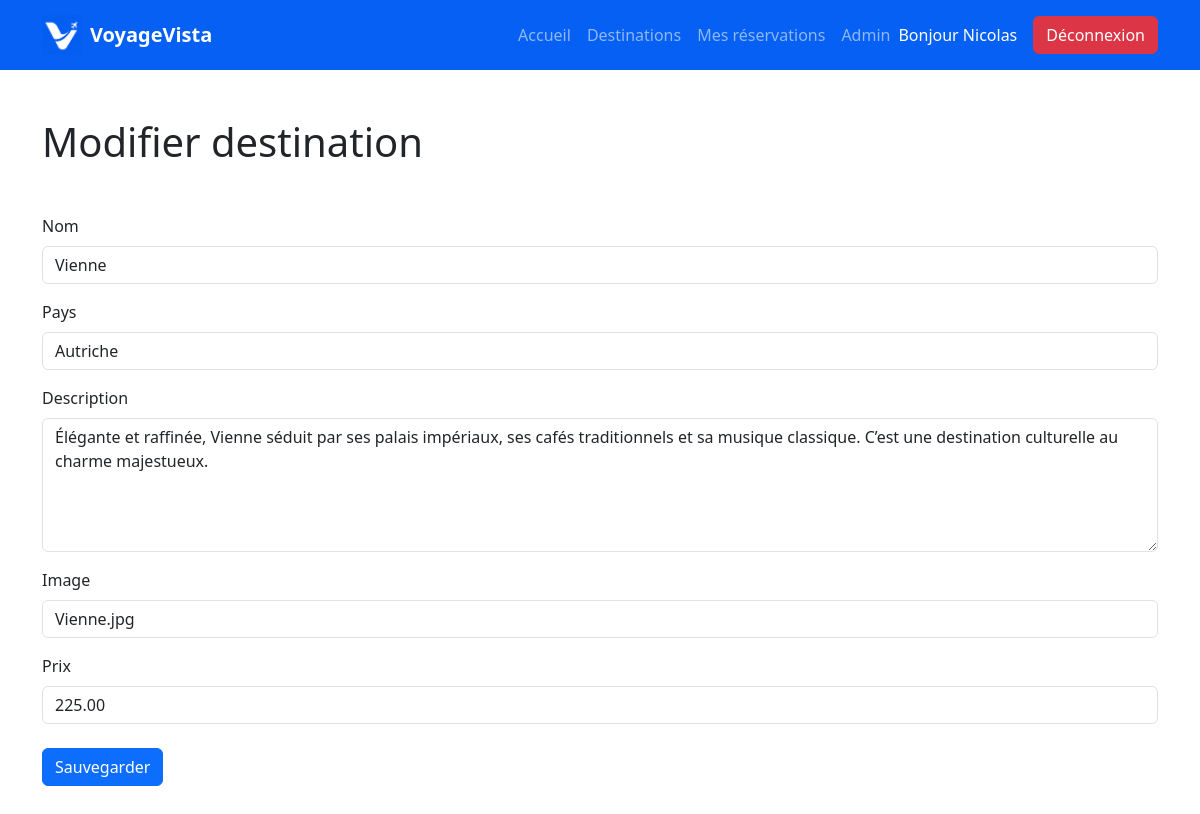
The app's page /admin/edit-destination.php?id=6 (signed in) with its own data.
### tables this page shows
CREATE TABLE `destinations` (
  `id` int(11) NOT NULL,
  `name` varchar(150) NOT NULL,
  `country` varchar(150) NOT NULL,
  `description` text NOT NULL,
  `image` varchar(255) NOT NULL,
  `price` decimal(10,2) NOT NULL,
  `created_at` timestamp NOT NULL DEFAULT CURRENT_TIMESTAMP
);

### models/destinationModel.php (called while the page is built, shortened)
<?php
require_once __DIR__ . "/../config/database.php";
function getDestinationById($id) {
    global $pdo;
    $stmt = $pdo->prepare(
        "SELECT * FROM destinations
         WHERE id = ?"
    );
    $stmt->execute([$id]);
    return $stmt->fetch();
};
?>

### admin/edit-destination.php (the view, shortened to what this page needs)
<?php
require_once __DIR__ . "/../models/destinationModel.php";
$id = intval($_GET["id"]);
$destination =
    getDestinationById($id);
?>
<!DOCTYPE html>
<html lang="fr">
<head>
    <link rel="stylesheet"
          href="../assets/css/bootstrap.min.css">
    <link rel="stylesheet"
          href="../assets/css/style.css">
</head>
<body>
<?php include __DIR__ . '/../includes/navbar.php'; ?>
<div class="container py-5">
    <h1 class="mb-5">
        Modifier destination
    </h1>
    <form method="POST">
        <div class="mb-3">
            <label class="form-label">
                Nom
            </label>
            <input type="text"
                   name="name"
                   class="form-control"
                   value="<?= $destination["name"]; ?>"
                   required>
        </div>
        <div class="mb-3">
            <label class="form-label">
                Pays
            </label>
            <input type="text"
                   name="country"
                   class="form-control"
                   value="<?= $destination["country"]; ?>"
                   required>
        </div>
        <div class="mb-3">
            <label class="form-label">
                Description
            </label>
            <textarea name="description"
                      class="form-control"
                      rows="5"
                      required><?= $destination["description"]; ?></textarea>
        </div>
        <div class="mb-3">
            <label class="form-label">
                Image
            </label>
            <input type="text"
                   name="image"
                   class="form-control"
                   value="<?= $destination["image"]; ?>"
                   required>
        </div>
        <div class="mb-4">
            <label class="form-label">
                Prix
            </label>
            <input type="number"
                   step="0.01"
                   name="price"
                   class="form-control"
                   value="<?= $destination["price"]; ?>"
                   required>
        </div>
        <button type="submit"
                class="btn btn-primary">
            Sauvegarder
        </button>
    </form>
</div>
</body>
</html>

### records on screen
destinations: name "Vienne", country "Autriche", description "Élégante et raffinée, Vienne séduit par ses palais impériaux, ses cafés traditionnels et sa musique classique. C’est une destination culturelle au charme majestueux.", image "Vienne.jpg", price "225.00"

### other values on screen
$_SESSION["user_name"] "Nicolas"
